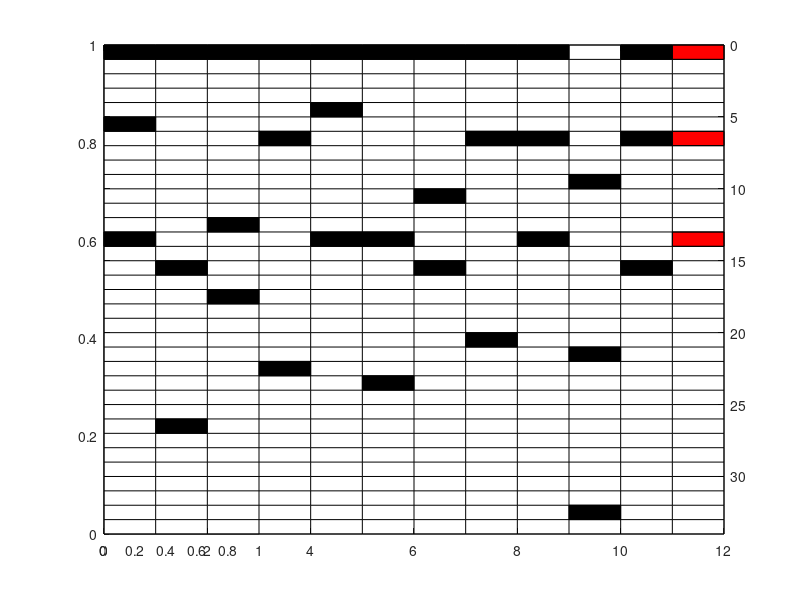
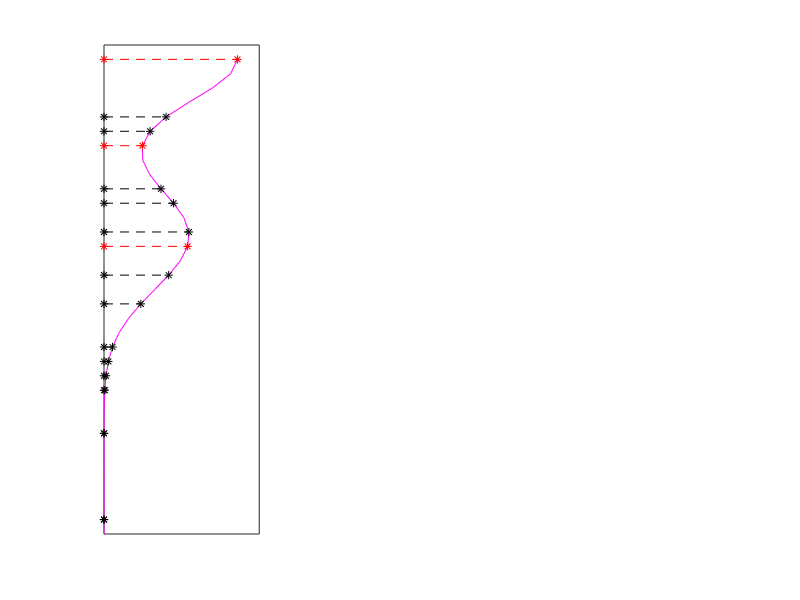

These charts were generated, in order, by the following MATLAB code:
clear all; close all; clc;

x=0:12; 
y=0:34;
z=ones(1, length(x));
w=ones(1, length(y));
 
P=[0  0  0  0  0  0  0  0  0  9  0  0;
   5  15 12 6  4  13 10 6  6  21 6 6;
   13 26 17 22 13 23 15 20 13 32 15 13];
P=flipud(P);
 B=zeros(33, 12);
%%
% % Create a blue rectangle
figure(1)
subplot(1,3,1)
h1=axes;
for i=1:size(P,1)
    for j=1:size(P,2)
        left = j-1;
        right = left + 1 ;%j;
        bottom = P(i,j);
        top = bottom + 1;
        xx = [left left right right];
        yy = [bottom top top bottom];
         if (j~=12)%if (j~=4) &(j~=8)&(j~=12)
            fill(xx, yy, 'k');hold on;
        else 
            fill(xx, yy, 'r');hold on;
        end
        

         B(P(i,j)+1, j)=1;
    end
end
 

% break

for j=1:length(y)

    plot(x, y(j)*z,'k')
    hold on
    
end


for j=1:length(x)
    
    plot( x(j)*w,y, 'k')
    hold on
end

xlim([0 12])
ylim([0 34])
% set(gcf,'Position',[100 100 700 150])

set(h1, 'Ydir', 'reverse')
set(h1, 'YAxisLocation', 'Right') 

%%
[u,s,v]=svd(B,0);

% figure(2)
% subplot(2,1,1)
% plot(abs(diag(s))/sum(abs(diag(s))), 'ko')
% title('svd')
% subplot(2,1,2)
% plot(cumsum(diag(s))/sum(diag(s)), 'b*')
% title('cumsum')

% figure(3)
% for j=1:5%11
%     plot(abs(u(:,j)))
%     hold on
% end
% 
%%

load nl2_Psi
M=abs(nl2_Psi(513:546,1));
B1=[4,5, 9, 10, 12,15,17,20, 21,22, 23, 26, 32];
B2=[0, 6, 13];
% figure(5)
% plot(abs(nl2_Psi(513:512+33,1)), 'm')
figure(4)
A=subplot(1,3,1)
plot(0:33,M, 'm')
xlim([-1 33])
e=[1,1];
 % hold on
%plot(B(3)*e, [0, M(B(3)+1)] , '--')
% h1=axes;
% set(h1, 'xdir', 'reverse')
% set(h1, 'XAxisLocation', 'Right') 
% hold on 
for k=1: length(B1)
    hold on
    plot(B1(k)*e, [0, M(B1(k)+1)] , 'k--*')
end

for k=1: length(B2)
    hold on
    plot(B2(k)*e, [0, M(B2(k)+1)] , 'r--*')
end

 view(90, 90)
% set(gcf,'Position',[100 100 300 150])
set(A,'YTick',[]) 
set(A,'XTick',[]) 
